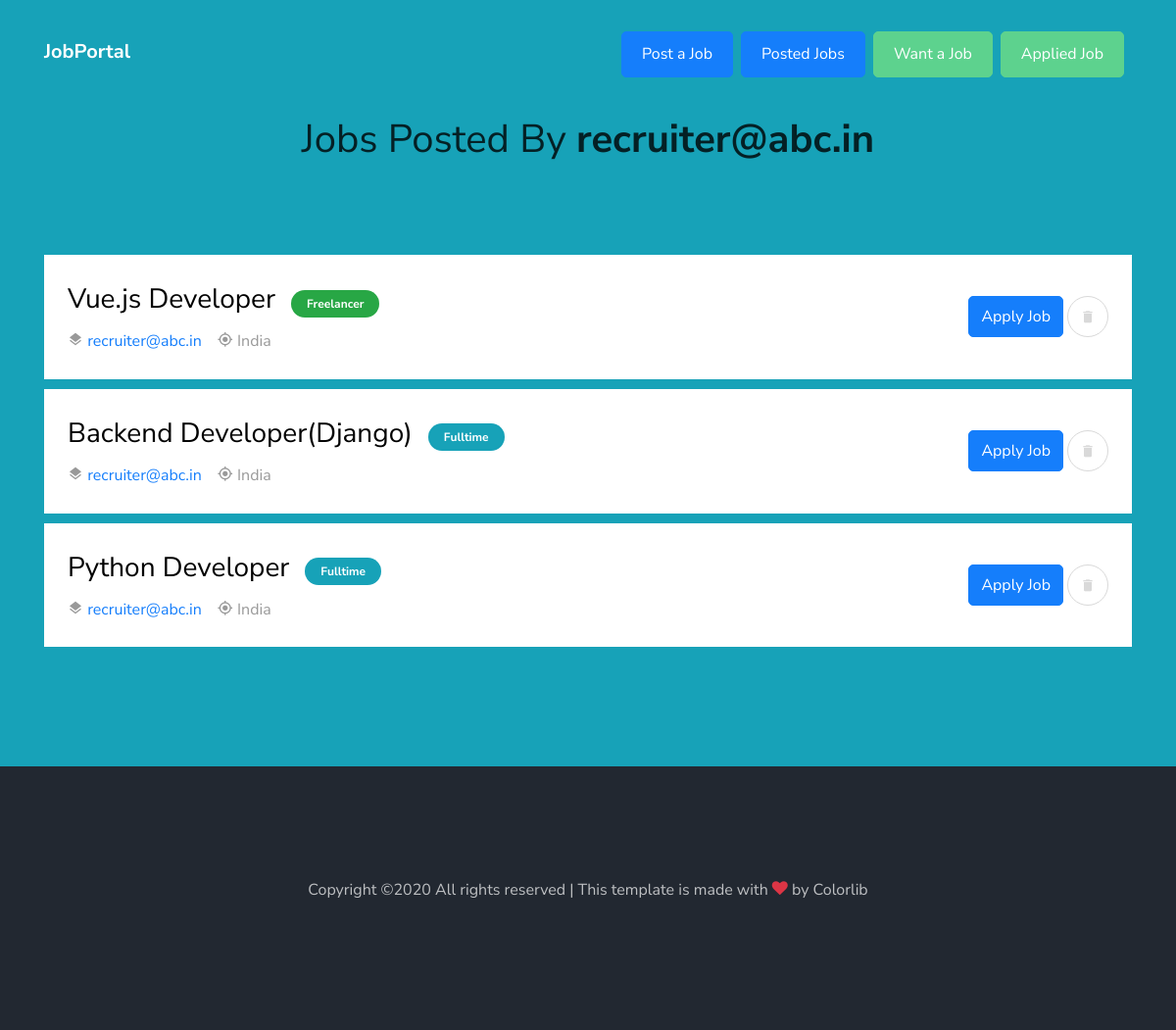
Screenshot of /posted-job/ with the database file from the repository.
### jobs/models.py (models this page shows, shortened)
class JobListing(models.Model):
    user = models.ForeignKey(settings.AUTH_USER_MODEL, on_delete=models.CASCADE,
                             null=True, editable=False, blank=True)
    title = models.CharField(max_length=100)
    company_name = models.CharField(max_length=200)
    employment_status = models.CharField(choices=JOB_TYPE, max_length=10)
    vacancy = models.CharField(max_length=10, null=True)
    gender = models.CharField(choices=GENDER, max_length=30, null=True)
    category = models.CharField(choices=CATEGORY, max_length=30)
    description = models.TextField()
    responsibilities = models.TextField()
    experience = models.CharField(max_length=100)
    job_location = models.CharField(max_length=120)
    Salary = models.CharField(max_length=100, null=True, blank=True)
    image = models.ImageField(blank=True, upload_to='media', null=True)
    application_deadline = models.DateTimeField()
    published_on = models.DateTimeField(default=timezone.now)

### jobs/views.py (the view)
# urls.py: path('posted-job/', views.posted_jobs, name='posted-job'),
def posted_jobs(request):
    company = 'recruiter@abc.in'
    qs = JobListing.objects.filter(company_name = company).order_by('-id')
    context = {
        'query': qs,
        'company': company,
    }
    return render(request, "posted_job.html", context)

### templates/posted_job.html
{% extends 'base.html' %}
{% block content %}
<section class="ftco-section bg-info">
			<div class="container">
				<div class="row justify-content-center mb-5 pb-3">
          <div class="col-md-7 heading-section text-center ftco-animate">
            <h2 class="mb-4"><span>Jobs Posted By </span> {{company}} </h2>
          </div>
        </div>
          {% for q in query %}
				<div class="row">
            <div class="col-md-12 col-lg-12 ftco-animate">
              <div class="job-post-item bg-white p-4 d-block d-md-flex align-items-center">
                <div class="mb-4 mb-md-0 mr-5">
                  <div class="job-post-item-header d-flex align-items-center">
                    <h2 class="mr-3 text-black h3" ><a href=" {% url 'job-single' q.id %} " style="color:black" > {{q.title}} </a></h2>
                    <div class="badge-wrap">
                    {% if q.employment_status == 'Part Time' %}
                    <span class="bg-danger text-white badge py-2 px-3">Partime</span>
                    {% elif q.employment_status == 'Full Time' %}
                    <span class="bg-info text-white badge py-2 px-3">Fulltime</span>
                    {% else %}
                    <span class="bg-success text-white badge py-2 px-3">Freelancer</span>
                    {% endif %}
                    </div>
                  </div>
                  <div class="job-post-item-body d-block d-md-flex">
                    <div class="mr-3"><span class="icon-layers"></span> <a href="#">{{q.company_name}}</a></div>
                    <div><span class="icon-my_location"></span> <span>{{q.job_location}}</span></div>
                  </div>
                </div>
                <div class="ml-auto d-flex">
                  <a href="{% url 'apply' q.id %}" class="btn btn-primary py-2 mr-1">Apply Job</a>
                  <a href="{% url 'delete' q.id %}" class="btn btn-secondary rounded-circle btn-favorite d-flex align-items-center icon">
                    <span class="icon-delete"></span>
                  </a>
                </div>
            </div>
          {% endfor %}
        </div>
			</div>
</section>
{% endblock content %}

### static/css/icomoon.css (style rules this page uses)
[class^="icon-"], [class*=" icon-"] { font-family: 'icomoon' !important; speak: none; font-style: normal; font-weight: normal; font-variant: normal; text-transform: none; line-height: 1; -webkit-font-smoothing: antialiased; -moz-osx-font-smoothing: grayscale; }
.icon-delete:before { content: "\e872"; }
.icon-my_location:before { content: "\e55c"; }
.icon-layers:before { content: "\e53b"; }

### rows the page displays
JobListing: title "Vue.js Developer", employment_status "Freelancer", company_name "recruiter@abc.in", job_location "India"
JobListing: title "Backend Developer(Django)", employment_status "Fulltime", company_name "recruiter@abc.in", job_location "India"
JobListing: title "Python Developer", employment_status "Fulltime", company_name "recruiter@abc.in", job_location "India"

### other values shown
{{ company }} "recruiter@abc.in"
